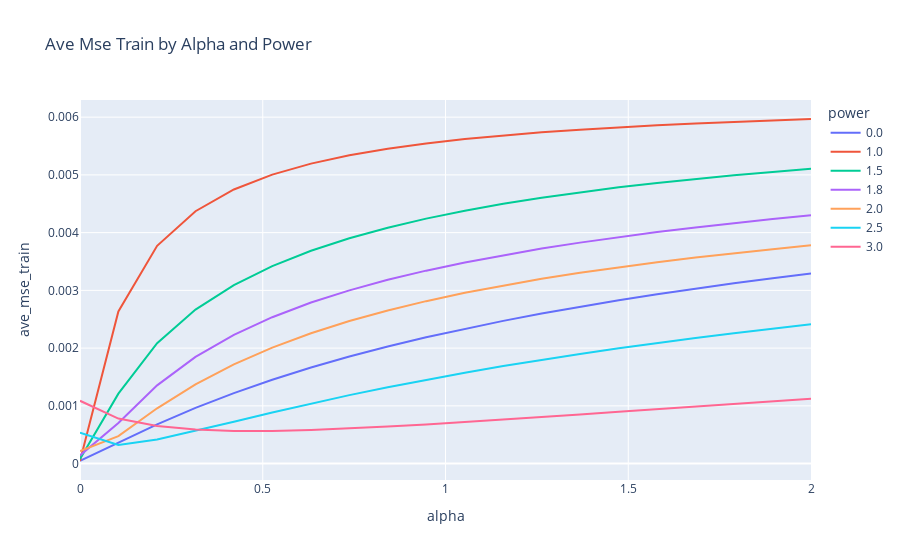

The cell this chart's notebook holds for it:
### Code cell
plot_measure('ave_mse_train')

### Figure 1 — Plotly figure (JSON) as saved in the notebook; plotly's stock layout.template omitted (floating-point values rounded to 4 significant figures)
{"data": [{"hovertemplate": "power=0.0<br>alpha=%{x}<br>ave_mse_train=%{y}<extra></extra>", "legendgroup": "0.0", "line": {"color": "#636efa", "dash": "solid"}, "marker": {"symbol": "circle"}, "mode": "lines", "name": "0.0", "orientation": "v", "showlegend": true, "type": "scatter", "x": [0, 0.105, 0.211, 0.316, 0.421, 0.526, 0.632, 0.737, 0.842, 0.947, 1.053, 1.158, 1.263, 1.368, 1.474, 1.579, 1.684, 1.789, 1.895, 2], "xaxis": "x", "y": [4.844e-05, 0.0003593, 0.0006787, 0.0009655, 0.001221, 0.001453, 0.001663, 0.001854, 0.002028, 0.002187, 0.002336, 0.002472, 0.002599, 0.002717, 0.002828, 0.002932, 0.00303, 0.003122, 0.003209, 0.003291], "yaxis": "y"}, {"hovertemplate": "power=1.0<br>alpha=%{x}<br>ave_mse_train=%{y}<extra></extra>", "legendgroup": "1.0", "line": {"color": "#EF553B", "dash": "solid"}, "marker": {"symbol": "circle"}, "mode": "lines", "name": "1.0", "orientation": "v", "showlegend": true, "type": "scatter", "x": [0, 0.105, 0.211, 0.316, 0.421, 0.526, 0.632, 0.737, 0.842, 0.947, 1.053, 1.158, 1.263, 1.368, 1.474, 1.579, 1.684, 1.789, 1.895, 2], "xaxis": "x", "y": [4.485e-05, 0.002636, 0.003771, 0.004371, 0.004747, 0.005005, 0.005196, 0.005339, 0.005452, 0.005544, 0.00562, 0.005684, 0.005737, 0.005784, 0.005825, 0.00586, 0.005892, 0.00592, 0.005945, 0.005968], "yaxis": "y"}, {"hovertemplate": "power=1.5<br>alpha=%{x}<br>ave_mse_train=%{y}<extra></extra>", "legendgroup": "1.5", "line": {"color": "#00cc96", "dash": "solid"}, "marker": {"symbol": "circle"}, "mode": "lines", "name": "1.5", "orientation": "v", "showlegend": true, "type": "scatter", "x": [0, 0.105, 0.211, 0.316, 0.421, 0.526, 0.632, 0.737, 0.842, 0.947, 1.053, 1.158, 1.263, 1.368, 1.474, 1.579, 1.684, 1.789, 1.895, 2], "xaxis": "x", "y": [7.885e-05, 0.001211, 0.002085, 0.002667, 0.003091, 0.003419, 0.003685, 0.003903, 0.004086, 0.004242, 0.00438, 0.004499, 0.004605, 0.004699, 0.004784, 0.004861, 0.00493, 0.004993, 0.005052, 0.005105], "yaxis": "y"}, {"hovertemplate": "power=1.8<br>alpha=%{x}<br>ave_mse_train=%{y}<extra></extra>", "legendgroup": "1.8", "line": {"color": "#ab63fa", "dash": "solid"}, "marker": {"symbol": "circle"}, "mode": "lines", "name": "1.8", "orientation": "v", "showlegend": true, "type": "scatter", "x": [0, 0.105, 0.211, 0.316, 0.421, 0.526, 0.632, 0.737, 0.842, 0.947, 1.053, 1.158, 1.263, 1.368, 1.474, 1.579, 1.684, 1.789, 1.895, 2], "xaxis": "x", "y": [0.0001422, 0.0007017, 0.001355, 0.001848, 0.00223, 0.002535, 0.002789, 0.003001, 0.003183, 0.003342, 0.003484, 0.00361, 0.003724, 0.003827, 0.003923, 0.00401, 0.00409, 0.004165, 0.004236, 0.004301], "yaxis": "y"}, {"hovertemplate": "power=2.0<br>alpha=%{x}<br>ave_mse_train=%{y}<extra></extra>", "legendgroup": "2.0", "line": {"color": "#FFA15A", "dash": "solid"}, "marker": {"symbol": "circle"}, "mode": "lines", "name": "2.0", "orientation": "v", "showlegend": true, "type": "scatter", "x": [0, 0.105, 0.211, 0.316, 0.421, 0.526, 0.632, 0.737, 0.842, 0.947, 1.053, 1.158, 1.263, 1.368, 1.474, 1.579, 1.684, 1.789, 1.895, 2], "xaxis": "x", "y": [0.0002154, 0.0004757, 0.0009576, 0.001372, 0.001718, 0.002009, 0.002257, 0.002469, 0.002652, 0.002813, 0.002957, 0.003085, 0.0032, 0.003304, 0.0034, 0.003488, 0.003569, 0.003644, 0.003714, 0.00378], "yaxis": "y"}, {"hovertemplate": "power=2.5<br>alpha=%{x}<br>ave_mse_train=%{y}<extra></extra>", "legendgroup": "2.5", "line": {"color": "#19d3f3", "dash": "solid"}, "marker": {"symbol": "circle"}, "mode": "lines", "name": "2.5", "orientation": "v", "showlegend": true, "type": "scatter", "x": [0, 0.105, 0.211, 0.316, 0.421, 0.526, 0.632, 0.737, 0.842, 0.947, 1.053, 1.158, 1.263, 1.368, 1.474, 1.579, 1.684, 1.789, 1.895, 2], "xaxis": "x", "y": [0.0005365, 0.000321, 0.0004157, 0.0005647, 0.0007258, 0.0008856, 0.001041, 0.001186, 0.001323, 0.001452, 0.001575, 0.001689, 0.001797, 0.001899, 0.001996, 0.002088, 0.002175, 0.002257, 0.002337, 0.002412], "yaxis": "y"}, {"hovertemplate": "power=3.0<br>alpha=%{x}<br>ave_mse_train=%{y}<extra></extra>", "legendgroup": "3.0", "line": {"color": "#FF6692", "dash": "solid"}, "marker": {"symbol": "circle"}, "mode": "lines", "name": "3.0", "orientation": "v", "showlegend": true, "type": "scatter", "x": [0, 0.105, 0.211, 0.316, 0.421, 0.526, 0.632, 0.737, 0.842, 0.947, 1.053, 1.158, 1.263, 1.368, 1.474, 1.579, 1.684, 1.789, 1.895, 2], "xaxis": "x", "y": [0.001088, 0.0007803, 0.0006497, 0.0005889, 0.0005658, 0.0005661, 0.0005818, 0.0006077, 0.0006405, 0.0006781, 0.0007194, 0.0007625, 0.0008069, 0.0008522, 0.0008983, 0.0009441, 0.0009898, 0.001035, 0.001081, 0.001125], "yaxis": "y"}], "layout": {"legend": {"title": {"text": "power"}, "tracegroupgap": 0}, "title": {"text": "Ave Mse Train by Alpha and Power"}, "xaxis": {"anchor": "y", "domain": [0, 1], "title": {"text": "alpha"}}, "yaxis": {"anchor": "x", "domain": [0, 1], "title": {"text": "ave_mse_train"}}}}
